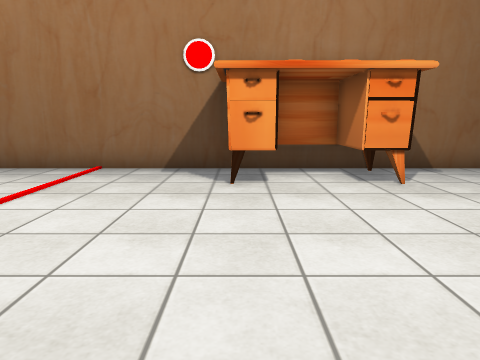
[1] (above)

16 first-person views from a walk through a Unity game level. The camera is 1.2 m above the floor, tilts 10° down and sees 70° across. The floor is counted in squares, 1 m on a side. Each view is taken from the middle of a square. On the plan, view 1 faces up. The plan holds only what a view shows up to about 14 squares ahead; the rest is blank. Some surface patterns are stand-ins.

[2]
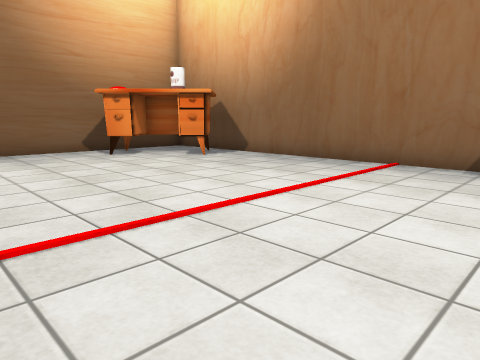

[3]
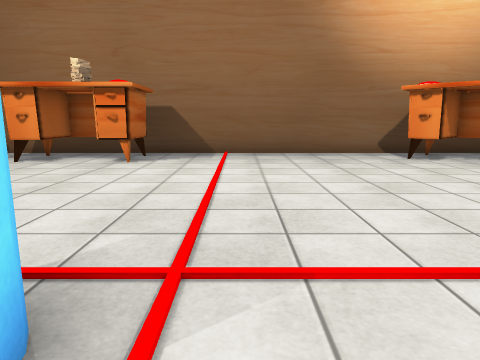

[4]
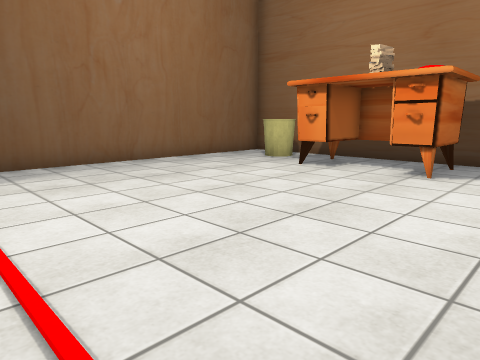

[5]
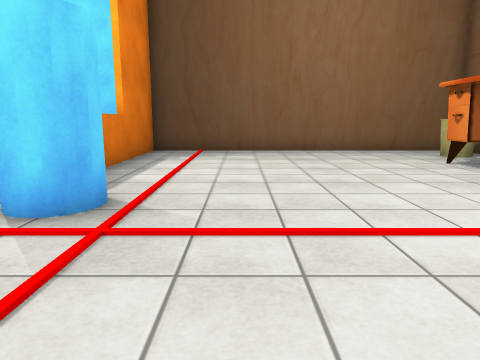

[6]
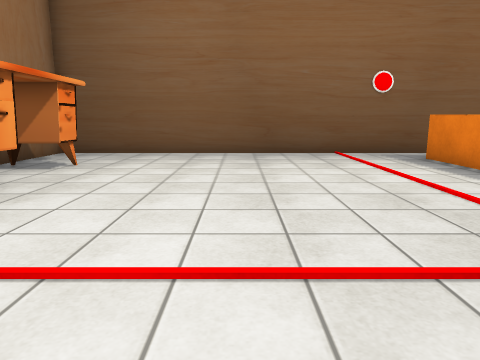

[7]
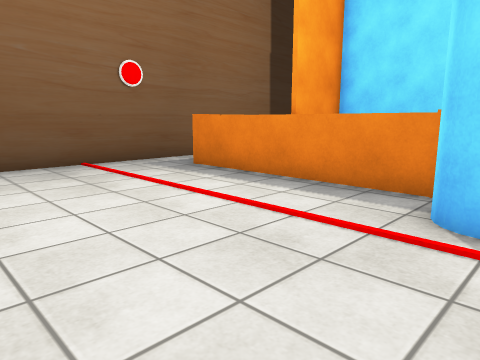

[8]
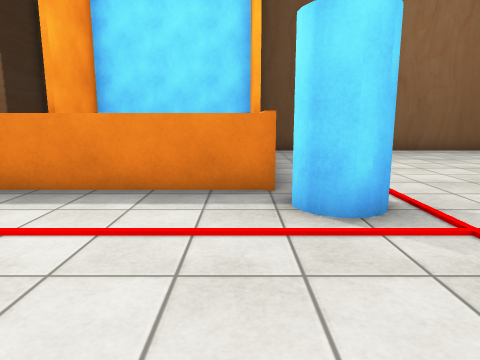

[9]
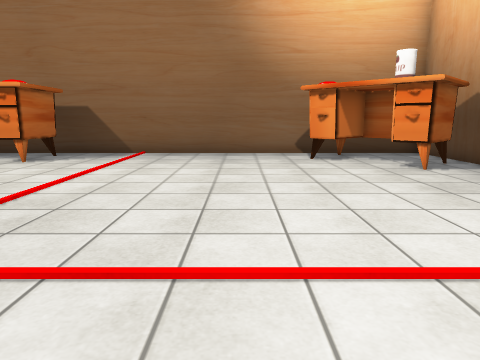

[10]
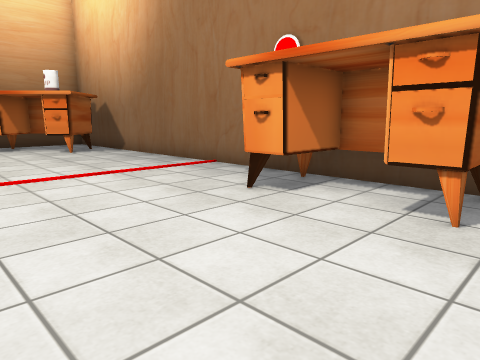

[11]
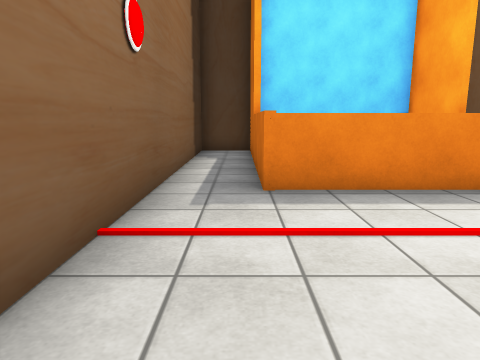

[12]
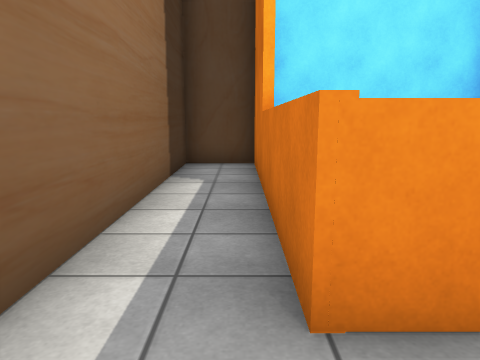

[13]
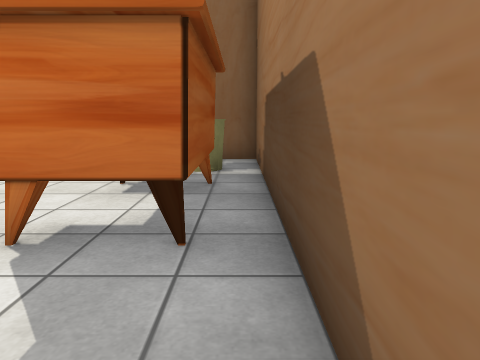

[14]
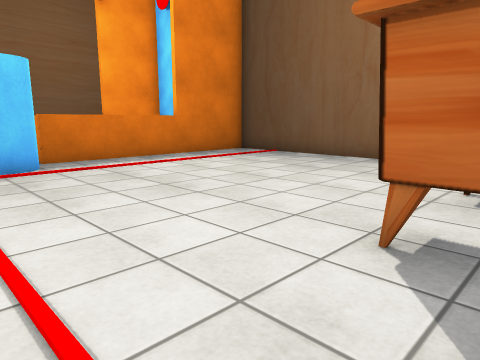

[15]
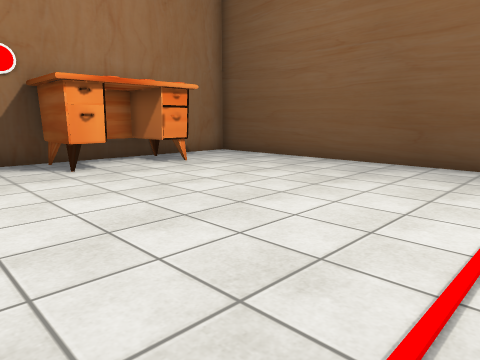

[16]
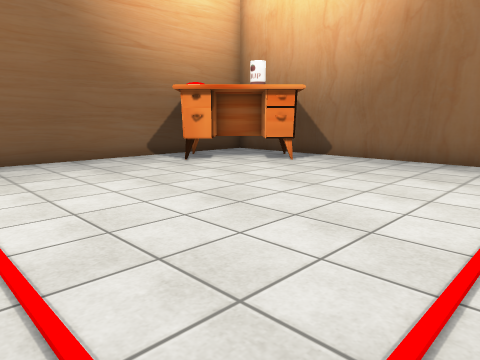

### Floor plan
Key: @ floor where view 1 was taken; # wall or solid block; . floor; ^ raised ledge; E desk; C blue cylinder; O other object.
Columns run from 14 left of view 1 to 7 right of it. Each row starts with its distance up from view 1.
  9   ####################
  8    EE.........EEEE...#
  7   EEE.........E.EE...#
  6 # E.EE........E..E...#
  5 #EEE.................#
  4 #.E..................#
  3 #....................#
  2 #....................#
  1 #....................#
  0 #.............@......#
 -1 #....................#
 -2 #...........C........#
 -3 #..........CC........#
 -4 #.EE.........^^^^^^..#
 -5 #EEE.........^    ^..#
 -6 #EE..........^    ^..#
 -7 #.EE.........^    ^..#
 -8 #............^    ^..#
 -9 #.O..........#    #..#
-10 #.O..........#    #..#
-11 #............######..#
-12 ##############    ####

Positions as (right, up) in squares from view 1, and headings:
1: (0, 0), facing up
2: (0, -1), facing up-left
3: (-1, -1), facing left
4: (-3, -2), facing down-left
5: (-5, 2), facing down
6: (-6, 2), facing right
7: (-3, 2), facing down-right
8: (-1, 2), facing down
9: (-1, 2), facing left
10: (4, 2), facing up-left
11: (5, 2), facing down
12: (5, -2), facing down
13: (-13, -1), facing down
14: (-12, -1), facing down-right
15: (-3, -2), facing up-right
16: (-3, -2), facing up-left
